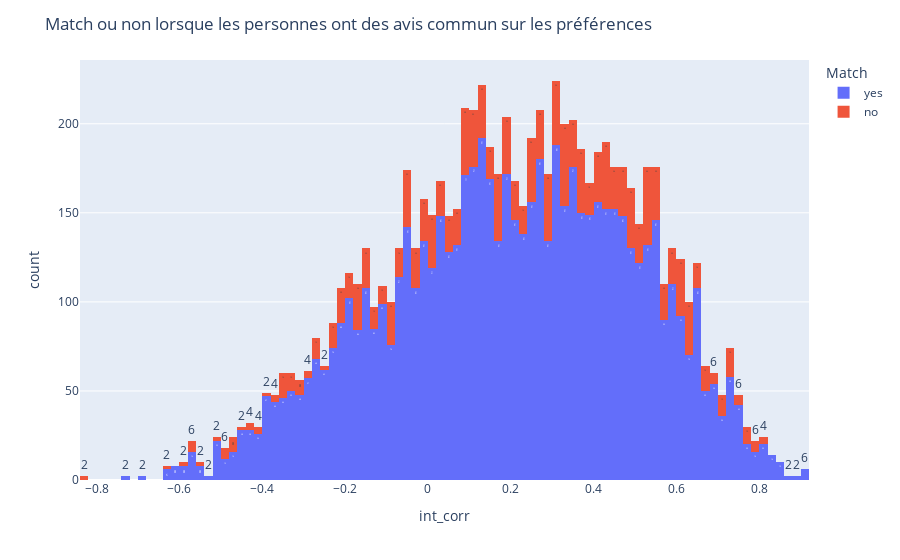

The notebook cell saved with this chart:
### Markdown cell above
# 5-Avoir des avis commun sur les préférences sur amène-t-il à un match?

### Code cell
fig = px.histogram(df1, x = 'int_corr', color= 'match', text_auto =True, )
fig.update_layout(title="Match ou non lorsque les personnes ont des avis commun sur les préférences",
                  legend_title_text="Match")
fig.show()

### Figure 1 — Plotly figure (JSON) as saved in the notebook; plotly's stock layout.template omitted (floating-point values rounded to 4 significant figures; data arrays with more than 128 entries replaced by an {"elided": "..."} marker saying what was removed)
{"data": [{"alignmentgroup": "True", "bingroup": "x", "hovertemplate": "match=yes<br>int_corr=%{x}<br>count=%{y}<extra></extra>", "legendgroup": "yes", "marker": {"color": "#636efa", "pattern": {"shape": ""}}, "name": "yes", "offsetgroup": "yes", "orientation": "v", "showlegend": true, "texttemplate": "%{value}", "type": "histogram", "x": {"elided": "6998 float values"}, "xaxis": "x", "yaxis": "y"}, {"alignmentgroup": "True", "bingroup": "x", "hovertemplate": "match=no<br>int_corr=%{x}<br>count=%{y}<extra></extra>", "legendgroup": "no", "marker": {"color": "#EF553B", "pattern": {"shape": ""}}, "name": "no", "offsetgroup": "no", "orientation": "v", "showlegend": true, "texttemplate": "%{value}", "type": "histogram", "x": {"elided": "1380 float values"}, "xaxis": "x", "yaxis": "y"}], "layout": {"barmode": "relative", "legend": {"title": {"text": "Match"}, "tracegroupgap": 0}, "margin": {"t": 60}, "title": {"text": "Match ou non lorsque les personnes ont des avis commun sur les préférences"}, "xaxis": {"anchor": "y", "domain": [0, 1], "title": {"text": "int_corr"}}, "yaxis": {"anchor": "x", "domain": [0, 1], "title": {"text": "count"}}}}
